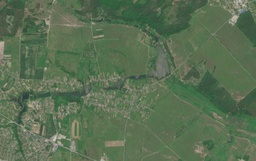
#> input picture test_data/1/true.jpg, 256 x 161 px, shrunk from 1008 x 634 before the run, found by its file name
$ python train_model.py
#> lines starting #> are read from the running program, lines starting #| are printed output that depends on the picture
import argparse
import logging
import time
from pathlib import Path
from typing import Dict, List, Tuple

import joblib
import numpy as np
from PIL import Image
from sklearn.metrics import accuracy_score, classification_report, confusion_matrix
from sklearn.neighbors import KNeighborsClassifier
from sklearn.pipeline import Pipeline
from sklearn.preprocessing import StandardScaler


CLASS_INFO: Dict[int, Dict[str, Tuple[int, int, int]]] = {
	0: {"name": "nature", "color": (71, 158, 44)},
	1: {"name": "urban", "color": (250, 232, 112)},
	2: {"name": "water", "color": (0, 0, 245)},
}


FEATURE_ORDER = [
	"true_r",
	"true_g",
	"true_b",
	"swir_r",
	"swir_g",
	"swir_b",
	"ndvi_r",
	"ndvi_g",
	"ndvi_b",
]


VAL_RATIO = 0.2
TRAIN_PIXEL_FRACTION = 0.3
N_NEIGHBORS = 7
WEIGHTS = "distance"
SEED = 42
LOG_LEVEL = "INFO"


def setup_logging(level: str) -> None:
	logging.basicConfig(
		level=getattr(logging, level.upper(), logging.INFO),
		format="%(asctime)s | %(levelname)s | %(message)s",
		datefmt="%H:%M:%S",
	)


def load_rgb(path: Path) -> np.ndarray:
	if not path.exists():
		raise FileNotFoundError(path)
	return np.array(Image.open(path).convert("RGB"), dtype=np.uint8)


def mask_rgb_to_labels(mask_rgb: np.ndarray) -> np.ndarray:
	palette = np.array([CLASS_INFO[i]["color"] for i in sorted(CLASS_INFO)], dtype=np.float32)
	pixels = mask_rgb.reshape(-1, 3).astype(np.float32)
	d2 = ((pixels[:, None, :] - palette[None, :, :]) ** 2).sum(axis=2)
	labels = np.argmin(d2, axis=1).astype(np.uint8)
	return labels.reshape(mask_rgb.shape[0], mask_rgb.shape[1])


def labels_to_rgb(labels: np.ndarray) -> np.ndarray:
	out = np.zeros((labels.shape[0], labels.shape[1], 3), dtype=np.uint8)
	for class_id, meta in CLASS_INFO.items():
		out[labels == class_id] = np.array(meta["color"], dtype=np.uint8)
	return out


def get_sample_dirs(train_data: Path) -> List[Path]:
	sample_dirs = sorted([p for p in train_data.iterdir() if p.is_dir()])
	if not sample_dirs:
		raise RuntimeError(f"No sample folders found in: {train_data}")
	return sample_dirs


def load_sample(sample_dir: Path) -> Tuple[np.ndarray, np.ndarray, int, int]:
	paths = {
		"true": sample_dir / "true.jpg",
		"swir": sample_dir / "swir.jpg",
		"ndvi": sample_dir / "ndvi.jpg",
		"mask": sample_dir / "mask.jpg",
	}
	for key, p in paths.items():
		if not p.exists():
			raise FileNotFoundError(f"Missing {key} file in {sample_dir}: {p.name}")

	true_rgb = load_rgb(paths["true"])
	swir_rgb = load_rgb(paths["swir"])
	ndvi_rgb = load_rgb(paths["ndvi"])
	mask_rgb = load_rgb(paths["mask"])

	h, w = true_rgb.shape[:2]
	if not (
		swir_rgb.shape[:2] == (h, w)
		and ndvi_rgb.shape[:2] == (h, w)
		and mask_rgb.shape[:2] == (h, w)
	):
		raise ValueError(f"Image size mismatch in sample {sample_dir}")

	features = np.concatenate([true_rgb, swir_rgb, ndvi_rgb], axis=2)
	labels = mask_rgb_to_labels(mask_rgb)
	return features, labels, h, w


def flatten_pixels(features: np.ndarray, labels: np.ndarray) -> Tuple[np.ndarray, np.ndarray]:
	x = features.reshape(-1, features.shape[2]).astype(np.float32)
	y = labels.reshape(-1).astype(np.uint8)
	return x, y


def summarize_labels(y: np.ndarray, prefix: str) -> None:
	total = int(y.size)
	parts = []
	for class_id in sorted(CLASS_INFO):
		name = CLASS_INFO[class_id]["name"]
		count = int((y == class_id).sum())
		pct = 100.0 * count / max(total, 1)
		parts.append(f"{name}={count} ({pct:.2f}%)")
	logging.info("%s class distribution: %s", prefix, " | ".join(parts))


def split_samples(sample_dirs: List[Path], val_ratio: float, seed: int) -> Tuple[List[Path], List[Path]]:
	if len(sample_dirs) == 1:
		return sample_dirs, []

	rng = np.random.default_rng(seed)
	indices = np.arange(len(sample_dirs))
	rng.shuffle(indices)

	val_count = max(1, int(len(sample_dirs) * val_ratio))
	train_count = len(sample_dirs) - val_count
	if train_count <= 0:
		raise RuntimeError("Not enough samples for training. Reduce --val-ratio.")

	train_dirs = [sample_dirs[i] for i in indices[:train_count]]
	val_dirs = [sample_dirs[i] for i in indices[train_count:]]
	return train_dirs, val_dirs


def collect_dataset(sample_dirs: List[Path], train_pixel_fraction: float, seed: int) -> Tuple[np.ndarray, np.ndarray]:
	x_all: List[np.ndarray] = []
	y_all: List[np.ndarray] = []
	rng = np.random.default_rng(seed)

	for sample_dir in sample_dirs:
		features, labels, h, w = load_sample(sample_dir)
		x, y = flatten_pixels(features, labels)

		sample_count = x.shape[0]
		if 0 < train_pixel_fraction < 1:
			sample_count = max(1, int(np.ceil(x.shape[0] * train_pixel_fraction)))
		if sample_count < x.shape[0]:
			idx = rng.choice(x.shape[0], size=sample_count, replace=False)
			x = x[idx]
			y = y[idx]
			logging.info(
				"Sample %s: using %d/%d pixels (%.1f%%)",
				sample_dir.name,
				x.shape[0],
				h * w,
				100.0 * x.shape[0] / max(h * w, 1),
			)
		else:
			logging.info("Sample %s: using %d/%d pixels (100.0%%)", sample_dir.name, h * w, h * w)

		x_all.append(x)
		y_all.append(y)

	x_cat = np.concatenate(x_all, axis=0)
	y_cat = np.concatenate(y_all, axis=0)
	return x_cat, y_cat


def evaluate_on_samples(
	model: Pipeline,
	sample_dirs: List[Path],
) -> None:
	if not sample_dirs:
		logging.warning("No validation samples available; skipping validation")
		return

	start = time.time()
	y_true_all: List[np.ndarray] = []
	y_pred_all: List[np.ndarray] = []

	for sample_dir in sample_dirs:
		features, labels, h, w = load_sample(sample_dir)
		x, y_true = flatten_pixels(features, labels)
		y_pred = model.predict(x).astype(np.uint8)

		y_true_all.append(y_true)
		y_pred_all.append(y_pred)

		acc = accuracy_score(y_true, y_pred)
		logging.info("Val sample %s: pixel_acc=%.4f", sample_dir.name, acc)

	y_true = np.concatenate(y_true_all)
	y_pred = np.concatenate(y_pred_all)

	overall_acc = accuracy_score(y_true, y_pred)
	logging.info("Validation pixel accuracy: %.4f", overall_acc)
	summarize_labels(y_true, "Validation true")
	summarize_labels(y_pred, "Validation pred")

	target_names = [CLASS_INFO[i]["name"] for i in sorted(CLASS_INFO)]
	report = classification_report(y_true, y_pred, labels=[0, 1, 2], target_names=target_names, digits=4)
	cm = confusion_matrix(y_true, y_pred, labels=[0, 1, 2])

	logging.info("Classification report:\n%s", report)
	logging.info("Confusion matrix (rows=true, cols=pred):\n%s", cm)
	logging.info("Validation stage finished in %.2fs", time.time() - start)


def parse_args() -> argparse.Namespace:
	p = argparse.ArgumentParser(description="Train pixel-wise KNN (Euclidean) for land-use classification.")
	p.add_argument("--train-data", type=Path, default=Path(__file__).parent / "../../train_data", help="Dataset folder with sample subfolders.")
	p.add_argument("--model-out", type=Path, default=Path(__file__).parent / "knn_landuse_model.joblib", help="Output path for trained model.")
	return p.parse_args()


def main() -> None:
	t0 = time.time()
	args = parse_args()
	setup_logging(LOG_LEVEL)
	logging.info("Starting KNN (Euclidean) training pipeline")
	logging.info(
		"Config: train_data=%s val_ratio=%.2f n_neighbors=%d weights=%s train_pixel_fraction=%.3f seed=%d",
		args.train_data,
		VAL_RATIO,
		N_NEIGHBORS,
		WEIGHTS,
		TRAIN_PIXEL_FRACTION,
		SEED,
	)

	if not args.train_data.exists() or not args.train_data.is_dir():
		raise FileNotFoundError(f"train_data folder not found: {args.train_data}")

	sample_dirs = get_sample_dirs(args.train_data)
	train_dirs, val_dirs = split_samples(sample_dirs, VAL_RATIO, SEED)

	logging.info("Total samples: %d | train: %d | val: %d", len(sample_dirs), len(train_dirs), len(val_dirs))
	logging.info("Train sample IDs: %s", [p.name for p in train_dirs])
	logging.info("Val sample IDs: %s", [p.name for p in val_dirs])
	logging.info("Spectral features per pixel: %d (true+swir+ndvi RGB)", len(FEATURE_ORDER))

	data_t0 = time.time()
	x_train, y_train = collect_dataset(train_dirs, TRAIN_PIXEL_FRACTION, SEED)
#> in load_rgb, returned value is the input picture: shape (161, 256, 3); mean R, G, B 90.2, 110.7, 82.8
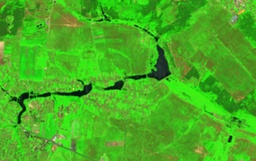
#> input picture test_data/1/swir.jpg, 256 x 161 px, shrunk from 1008 x 634 before the run, found by its file name
#> in load_rgb, returned value is the input picture: shape (161, 256, 3); mean R, G, B 71.6, 173.6, 32.9
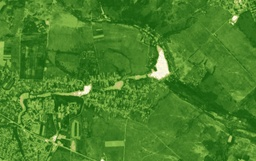
#> input picture test_data/1/ndvi.jpg, 256 x 161 px, shrunk from 1008 x 634 before the run, found by its file name
#> in load_rgb, returned value is the input picture: shape (161, 256, 3); mean R, G, B 72.8, 130.3, 40.4
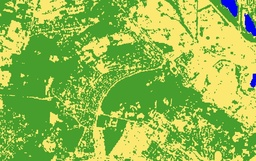
#> input picture train_data/1/mask.jpg, 256 x 161 px, shrunk from 1008 x 634 before the run, found by its file name
#> in load_rgb, returned value is the input picture: shape (161, 256, 3); mean R, G, B 145.1, 187.4, 74.7
#> in mask_rgb_to_labels, `return labels.reshape(mask_rgb.shape[0], mask_rgb.shape[1])`:
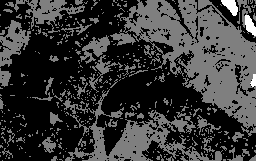
#> returned value: shape (161, 256); min 0, max 2, mean 0.43; drawn with min black and max white
#> in collect_dataset, `features, labels, h, w = load_sample(sample_dir)`: h = 161; w = 256
#> in collect_dataset, `y = y[idx]`: y = 12365 values, max 2 at index 129, min 0 at index 1, mean 0.429
	logging.info("Dataset collection finished in %.2fs", time.time() - data_t0)

	logging.info("Train matrix shape: X=%s y=%s", x_train.shape, y_train.shape)
	logging.info(
		"Feature stats: min=%.2f max=%.2f mean=%.2f std=%.2f",
		float(x_train.min()),
		float(x_train.max()),
		float(x_train.mean()),
		float(x_train.std()),
	)
	summarize_labels(y_train, "Train")
#> the loop in summarize_labels, `for class_id in sorted(CLASS_INFO):` made 3 passes
#> (count, pct) on passes 1 to 3: (14373, 58.12), (10132, 40.97), (225, 0.91)
#> after the loop in summarize_labels, `for class_id in sorted(CLASS_INFO):`: parts = ['nature=14373 (58.12%)', 'urban=10132 (40.97%)', 'water=225 (0.91%)']

	model = Pipeline(
		steps=[
			("scaler", StandardScaler()),
			(
				"knn",
				KNeighborsClassifier(
					n_neighbors=N_NEIGHBORS,
					metric="euclidean",
					weights=WEIGHTS,
					n_jobs=-1,
				),
			),
		]
	)

	logging.info("Fitting KNN model (this stores training examples for nearest-neighbor search)...")
	fit_t0 = time.time()
	model.fit(x_train, y_train)
	logging.info("Model fit finished in %.2fs", time.time() - fit_t0)

	args.model_out.parent.mkdir(parents=True, exist_ok=True)
	joblib.dump(
		{
			"model": model,
			"class_info": CLASS_INFO,
			"feature_order": FEATURE_ORDER,
			"metric": "euclidean",
		},
		args.model_out,
	)
	logging.info("Saved model to: %s", args.model_out)

	logging.info("Running validation (pixel-wise on full val images)...")
	evaluate_on_samples(model, val_dirs)
#> in evaluate_on_samples, `features, labels, h, w = load_sample(sample_dir)`: h = 161; w = 256
#> in evaluate_on_samples, `acc = accuracy_score(y_true, y_pred)`: acc = 0.813
#> the loop in summarize_labels (call 2), `for class_id in sorted(CLASS_INFO):` made 3 passes
#> (count, pct) on passes 1 to 3: (23861, 57.89), (17001, 41.25), (354, 0.859)
#> in evaluate_on_samples, `cm = confusion_matrix(y_true, y_pred, labels=[0, 1, 2])`: cm = [[20544, 3308, 9], [4217, 12765, 19], [79, 68, 207]]
	logging.info("Pipeline finished in %.2fs", time.time() - t0)


if __name__ == "__main__":
	main()
